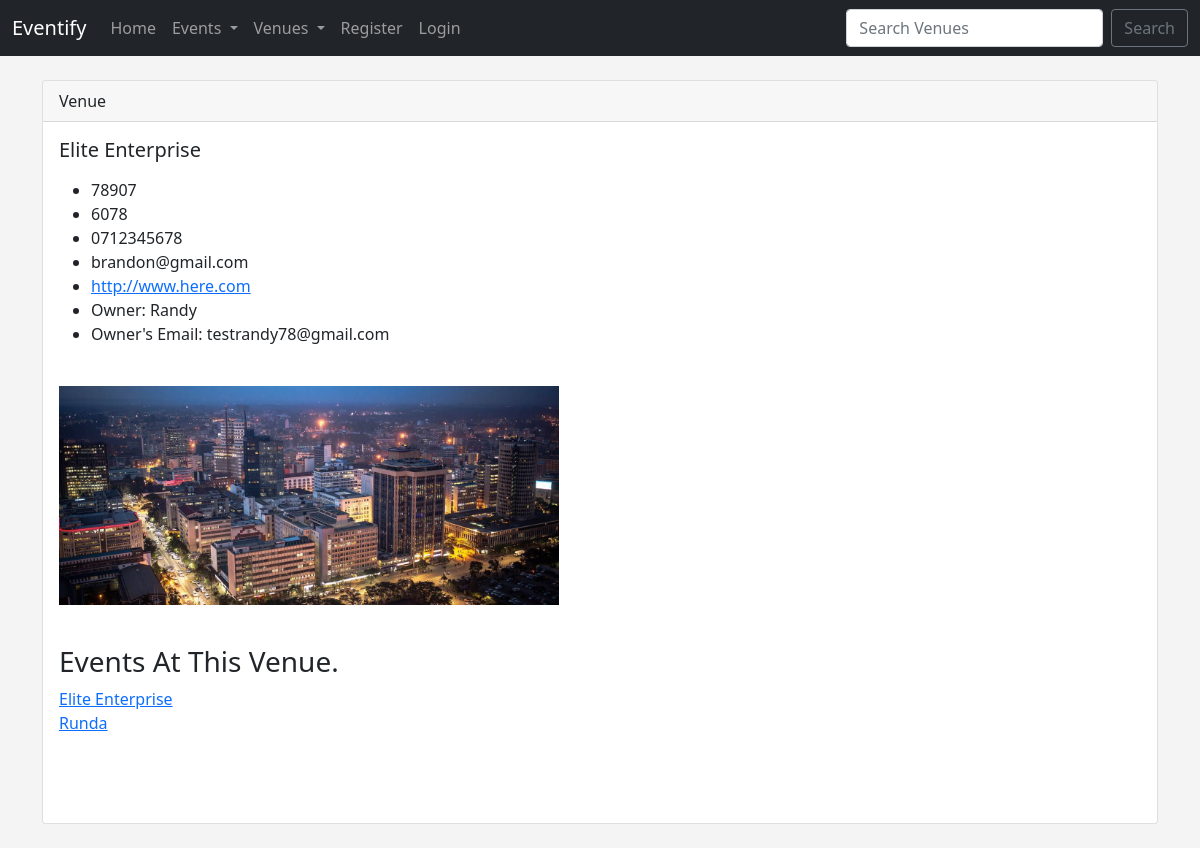
The app's page /events/show_venue/1 with its own data.
### events/models.py (models this page shows, shortened)
class Venue(models.Model):
	name = models.CharField('Venue Name', max_length=120)
	address = models.CharField(max_length=300)
	zip_code = models.CharField('Zip Code', max_length=15)
	phone = models.CharField('Contact Phone', max_length=25, blank=True)
	web = models.URLField('Website Address', blank=True)
	email_address = models.EmailField('Email Address', blank=True)
	owner = models.IntegerField("Venue Owner", blank=False, default=1)
	venue_image = models.ImageField(null=True, blank=True, upload_to="images/")
	def __str__(self):
		return self.name

class Event(models.Model):
	name = models.CharField('Event Name', max_length=120)
	event_date = models.DateTimeField('Event Date')
	venue = models.ForeignKey(Venue, blank=True, null=True, on_delete=models.CASCADE)
	manager = models.ForeignKey(User, blank=True, null=True, on_delete=models.SET_NULL)
	description = models.TextField(blank=True)
	attendees = models.ManyToManyField(MyClubUser, blank=True)
	approved = models.BooleanField('Aprroved', default=False)
	def __str__(self):
		return self.name

### events/views.py (the view)
# urls.py: path('show_venue/<venue_id>', views.show_venue, name='show-venue'),
def show_venue(request, venue_id):
	venue = Venue.objects.get(pk=venue_id)
	venue_owner = User.objects.get(pk=venue.owner)
	events = venue.event_set.all()
	return render(request, 'events/show_venue.html',
		{'venue': venue,
		'venue_owner':venue_owner,
		'events':events})

### events/templates/events/show_venue.html (shortened to what this page needs)
{% extends 'events/base.html' %}
{% block content %}
<div class="card">
  <div class="card-header">
    Venue
  </div>
  <div class="card-body">
    <h5 class="card-title">{{ venue }}</h5>
    <p class="card-text">
    	<ul>
	<li>{{ venue.address }}</li>
	<li>{{ venue.zip_code }}</li>
	<li>{{ venue.phone }}</li>
	<li>{{ venue.email_address }}</li>
	<li><a href="{{ venue.web }}">{{ venue.web }}</a></li>
	<li>Owner: {{ venue_owner }} </li>
	<li>Owner's Email: {{ venue_owner.email }} </li>
	</ul>
	<br>
	{% if venue.venue_image %}
	<img src="{{ venue.venue_image.url }}" width=500>
	{% endif %}
    </p>
    <br/>
    <h3>Events At This Venue.</h3>
    {% if events %}
{% for event in events %}
 <a href="{% url 'show-event' event.id %}">{{ event}}</a><br/>
{% endfor %}
<br/>
{% else %}
No Events in this venue at the moment.
{% endif %}
  </div>
  <br/><br/>
</div>
	<br/>
	<body style="background-image: url('https://images.pexels.com/photos/1708936/pexels-photo-1708936.jpeg'); background-repeat: no-repeat; background-position: center center; height: 100vh; background-size: cover;">
{% endblock %}

### events/templates/events/base.html (shortened to what this page needs)
<!doctype html>
<html lang="en">
  <head>
    <link href="https://cdn.jsdelivr.net/npm/bootstrap@5.0.0-beta1/dist/css/bootstrap.min.css" rel="stylesheet">
  </head>
  <body>
  	{% include 'events/navbar.html' %}
    <br/>
    <div class="container">
      {% block content %}
      {% endblock %}
    </div>
  </body>
</html>

### events/templates/events/navbar.html (shortened to what this page needs)
<nav class="navbar navbar-expand-lg navbar-dark bg-dark">
  <div class="container-fluid">
    <a class="navbar-brand" href="{% url 'home' %}">Eventify</a>
    <div class="collapse navbar-collapse" id="navbarSupportedContent">
      <ul class="navbar-nav me-auto mb-2 mb-lg-0">
        <li class="nav-item">
          <a class="nav-link" href="{% url 'home' '2021' 'March' %}">Home</a>
        </li>
        <li class="nav-item dropdown">
          <a class="nav-link dropdown-toggle" href="#" id="navbarDropdown" role="button" data-bs-toggle="dropdown" aria-expanded="false">
            Events
          </a>
        </li>
      <li class="nav-item dropdown">
          <a class="nav-link dropdown-toggle" href="#" id="navbarDropdown" role="button" data-bs-toggle="dropdown" aria-expanded="false">
            Venues
          </a>
        </li>
      {% if user.is_authenticated %}
      {% if user.is_superuser %}
          <li class="nav-item">
          <a class="nav-link" href="{% url 'admin_approval' %}">Admin</a>
        </li>
      {%endif %}
        <li class="nav-item">
          <a class="nav-link" href="{% url 'logout' %}">Logout</a>
        </li>
      {% else %}
        <li class="nav-item">
          <a class="nav-link" href="{% url 'register_user' %}">Register</a>
        </li>
        <li class="nav-item">
          <a class="nav-link" href="{% url 'login' %}">Login</a>
        </li>
      {% endif %}
      </ul>
      <form class="d-flex" method=POST action="{% url 'search-venues' %}">
        <input class="form-control me-2" type="search" placeholder="Search Venues" aria-label="Search" name="searched">
        <button class="btn btn-outline-secondary" type="submit">Search</button>
      </form>
    </div>
  </div>
</nav>

### events/templates/events/base.html (style rules this page uses)
body { background: #f4f4f4; }

### records on screen
Venue: name "Elite Enterprise", address "78907", zip_code "6078", phone "0712345678", email_address "brandon@gmail.com", web "http://www.here.com", venue_image (picture)
Event: name "Elite Enterprise"
Event: name "Runda"

### other values on screen
{{ venue_owner }} "Randy"
{{ venue_owner.email }} "testrandy78@gmail.com"
